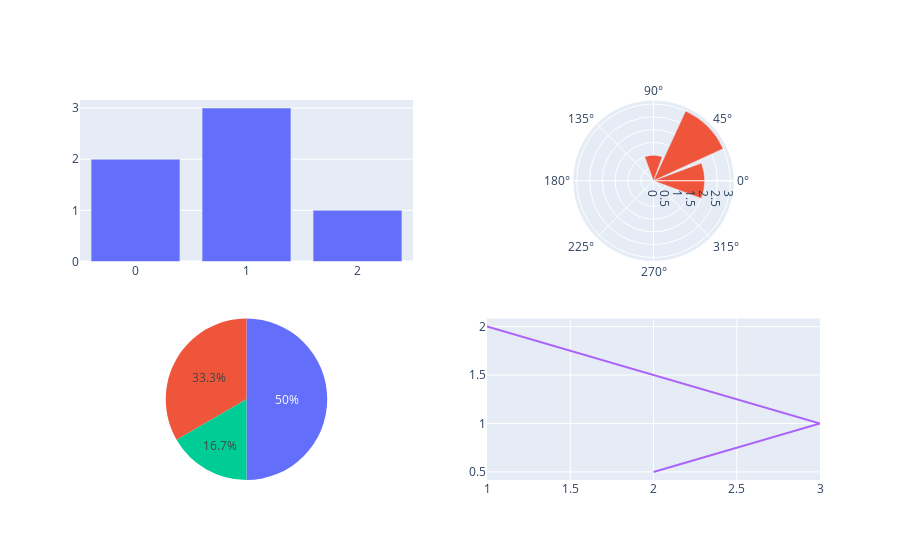

The code cell stored with this chart in its notebook:
### Code cell
from plotly.subplots import make_subplots
import plotly.graph_objects as go

fig = make_subplots(
    rows=2, cols=2,
    specs=[[{"type": "xy"}, {"type": "polar"}],
           [{"type": "domain"}, {"type": "xy"}]],
)

fig.add_trace(go.Bar(y=[2, 3, 1]),
              row=1, col=1)

fig.add_trace(go.Barpolar(theta=[0, 45, 90], r=[2, 3, 1]),
              row=1, col=2)

fig.add_trace(go.Pie(values=[2, 3, 1]),
              row=2, col=1)

fig.add_trace(go.Scatter(x=[2, 3, 1], y=[0.5, 1, 2], mode="lines"),
              row=2, col=2)

fig.update_layout(height=700, showlegend=False)
fig.show()

### Figure 1 — Plotly figure (JSON) as saved in the notebook; plotly's stock layout.template omitted (floating-point values rounded to 4 significant figures)
{"data": [{"type": "bar", "xaxis": "x", "y": [2, 3, 1], "yaxis": "y"}, {"r": [2, 3, 1], "subplot": "polar", "theta": [0, 45, 90], "type": "barpolar"}, {"domain": {"x": [0, 0.45], "y": [0, 0.425]}, "type": "pie", "values": [2, 3, 1]}, {"mode": "lines", "type": "scatter", "x": [2, 3, 1], "xaxis": "x2", "y": [0.5, 1, 2], "yaxis": "y2"}], "layout": {"autosize": true, "polar": {"angularaxis": {"type": "linear"}, "domain": {"x": [0.55, 1], "y": [0.575, 1]}, "radialaxis": {"autorange": true, "range": [0, 3.158], "type": "linear"}}, "showlegend": false, "xaxis": {"anchor": "y", "autorange": true, "domain": [0, 0.45], "range": [-0.5, 2.5]}, "xaxis2": {"anchor": "y2", "autorange": true, "domain": [0.55, 1], "range": [1, 3], "type": "linear"}, "yaxis": {"anchor": "x", "autorange": true, "domain": [0.575, 1], "range": [0, 3.158], "type": "linear"}, "yaxis2": {"anchor": "x2", "autorange": true, "domain": [0, 0.425], "range": [0.4167, 2.083], "type": "linear"}}}
